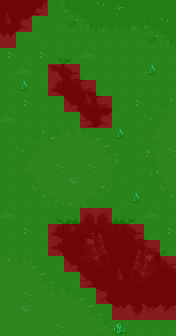

This game map was drawn from its Tiled (.tmx) file and the tilesets committed beside it. A one-line description and the full map source follow:
An orthogonal 11x21 tile map with 16x16 px tiles, 6 tile layers (Tile Layer 4, Tile Layer 5, Tile Layer 6, Tile Layer 7, ...), 2 hidden layers not drawn.

<map version="1.5" tiledversion="2021.02.15" orientation="orthogonal" renderorder="left-down" width="11" height="21" tilewidth="16" tileheight="16" infinite="0" nextlayerid="15" nextobjectid="1">
 <tileset firstgid="1" source="../world_tiles/tileset.tsx" />
 <layer id="10" name="Tile Layer 4" width="11" height="21">
  <data encoding="csv">
3942,4241,4242,3721,3721,3721,3721,3721,3721,3721,3721,
4340,4341,4342,3721,3721,3721,3721,3721,3721,3721,3721,
4440,4441,4442,3522,3522,3522,3721,3721,3721,3721,3721,
3721,3721,3721,3622,3341,3721,3721,3721,3721,3721,3721,
3721,3721,3721,3722,3441,3442,3721,3721,3721,3721,3721,
3721,3721,3821,3822,3541,3542,3442,3721,3721,3721,3721,
3721,3721,3721,4122,4123,3541,3542,3721,3721,3721,3721,
3721,3721,3721,3721,4223,4224,4341,4342,3721,3721,3721,
3721,3721,3721,3721,3721,4324,4441,4442,3721,3721,3721,
3721,3721,3721,3721,3721,3721,3721,3721,3721,3721,3721,
3721,3721,3721,3721,3721,3721,3721,3721,3721,3721,3721,
3721,3721,3721,3721,3721,3721,3721,3721,3721,3721,3721,
3721,3721,3721,3721,3721,3721,3721,3721,3721,3721,3721,
3721,3721,3721,3325,3326,3327,3339,3340,3341,3721,3721,
3721,3721,3721,3822,3426,3427,3439,3440,3441,3442,3721,
3721,3721,3721,3922,4023,3924,3539,3540,3541,3542,3543,
3721,3721,3721,4122,4123,3924,3924,3924,3924,3924,3643,
3721,3721,3721,3721,3721,4224,4225,3924,3924,3924,3743,
3721,3721,3721,3721,3721,4324,4325,4326,4327,4328,4329,
3721,3721,3721,3721,3721,3721,4425,4426,4427,4428,4429,
3721,3721,3721,3721,3721,3721,3721,3721,3721,3721,3721
</data>
 </layer>
 <layer id="11" name="Tile Layer 5" width="11" height="21">
  <data encoding="csv">
2973,0,0,0,0,0,0,0,0,0,0,
3073,0,0,0,0,0,0,0,0,0,0,
0,0,0,0,0,0,0,0,0,0,0,
0,0,0,0,0,0,0,0,0,0,0,
0,0,0,0,0,0,0,0,0,0,0,
0,0,0,0,0,2973,0,0,0,0,0,
0,0,0,0,0,3073,0,0,0,0,0,
0,0,0,0,0,0,0,0,0,0,0,
0,0,0,0,0,0,0,0,0,0,0,
0,0,0,0,0,0,0,0,0,0,0,
0,0,0,0,0,0,0,0,0,0,0,
0,0,0,0,0,0,0,0,0,0,0,
0,0,0,0,0,0,0,0,0,0,0,
0,0,0,0,2973,0,0,0,0,0,0,
0,0,0,0,3073,2470,2471,0,0,0,0,
0,0,0,0,0,2570,2571,0,2870,2871,0,
0,0,0,0,0,2670,2671,2973,2970,2971,0,
0,0,0,0,0,0,0,3073,3070,3071,0,
0,0,0,0,0,0,0,0,0,0,0,
0,0,0,0,0,0,0,0,0,0,0,
0,0,0,0,0,0,0,0,0,0,0
</data>
 </layer>
 <layer id="12" name="Tile Layer 6" width="11" height="21">
  <data encoding="csv">
0,0,0,2011,2012,2013,2014,2015,2016,1816,1816,
0,0,0,2111,2112,2113,2114,2115,2116,2012,2013,
0,0,0,0,0,0,0,0,0,2112,2113,
0,0,0,0,0,0,0,0,0,0,0,
0,0,0,0,0,0,0,0,0,0,0,
0,0,0,0,0,0,0,0,0,0,0,
0,0,0,0,0,0,0,0,0,1501,1502,
0,0,0,0,0,0,0,0,0,1601,1602,
0,1501,1502,1503,1506,1507,1508,1509,0,1701,1702,
0,1601,1602,1603,1606,1607,1608,1609,0,1801,1802,
0,1701,1702,1703,1705,1907,1908,1909,0,1901,1902,
0,2001,2002,2003,2006,2007,2008,2009,0,2001,2002,
0,2101,2102,2103,2106,2107,2108,2109,0,2101,2102,
0,0,0,0,0,0,0,0,0,0,0,
0,0,0,0,0,0,0,0,0,0,0,
0,0,0,0,0,0,0,0,0,0,0,
1504,1505,1508,1509,0,0,0,0,0,0,0,
1604,1605,1608,1609,0,0,0,0,0,0,0,
1703,1703,1703,1506,1507,1508,1509,0,0,0,0,
1703,1703,1703,1606,1607,1608,1609,0,0,0,0,
1703,1703,1703,1706,1707,1708,1709,0,0,0,0
</data>
 </layer>
 <layer id="13" name="Tile Layer 7" width="11" height="21">
  <data encoding="csv">
0,0,0,0,0,0,4910,5014,0,0,0,
0,0,0,0,0,0,0,0,0,0,4910,
0,0,0,0,0,0,0,0,0,0,0,
4304,0,4304,0,0,4505,0,0,0,0,0,
0,4505,0,0,0,0,0,0,0,4505,0,
0,0,0,0,0,0,0,0,0,0,0,
0,4304,0,0,0,0,0,0,4304,0,0,
4505,0,0,0,0,0,0,0,0,0,0,
0,0,0,0,0,0,0,0,0,0,0,
0,0,0,0,0,0,0,0,0,0,4213,
0,0,0,4213,0,4213,0,0,0,0,0,
0,0,0,0,4117,0,0,0,0,0,0,
0,0,0,0,0,0,0,0,0,0,0,
4505,0,0,0,0,0,0,0,0,4505,0,
0,4304,0,0,0,0,0,0,0,0,4304,
0,0,0,0,0,0,0,0,0,0,0,
0,0,0,0,0,0,0,0,0,0,0,
0,0,0,0,0,0,0,0,0,0,0,
0,4213,0,0,0,0,0,0,0,0,0,
0,4117,0,0,0,0,0,0,0,0,0,
0,0,0,4213,0,0,0,0,0,0,0
</data>
 </layer>
 <layer id="14" name="Tile Layer 8" width="11" height="21">
  <data encoding="csv">
0,0,0,0,0,0,0,0,0,0,0,
0,0,0,0,0,0,0,0,0,0,0,
0,0,0,0,0,0,0,0,0,0,0,
0,0,0,0,0,0,0,0,0,0,0,
0,0,0,0,0,0,0,0,0,3467,0,
0,3467,0,0,0,0,0,0,0,0,0,
0,0,0,0,0,0,0,0,0,0,0,
0,0,0,0,0,0,0,0,0,0,0,
0,0,0,0,0,0,0,3467,0,0,0,
0,0,0,0,0,0,0,0,0,0,0,
0,0,0,0,0,0,0,0,0,0,0,
0,0,0,0,0,0,0,0,0,0,0,
0,0,0,0,0,0,0,0,3467,0,0,
0,0,0,0,0,0,0,0,0,0,0,
0,0,0,0,0,0,0,0,0,0,0,
0,0,0,0,0,0,0,0,0,0,0,
0,0,0,0,0,0,0,0,0,0,0,
0,0,0,0,0,0,0,0,0,0,0,
0,0,0,0,0,0,0,0,0,0,0,
0,0,0,0,0,0,0,0,0,0,0,
0,0,0,0,0,0,0,3667,0,0,0
</data>
 </layer>
 <layer id="7" name="anim" width="11" height="21" visible="0">
  <data encoding="csv">
0,0,0,0,0,0,0,0,0,0,0,
0,0,0,0,0,0,0,0,0,0,0,
0,0,0,0,0,0,0,0,0,0,0,
0,0,0,0,0,0,0,15727,0,0,0,
0,0,0,0,0,0,0,0,0,0,0,
0,0,0,0,0,0,0,0,0,0,0,
0,0,0,0,0,0,0,0,0,0,0,
0,15727,0,0,0,0,0,0,0,0,0,
0,0,0,0,0,0,0,0,0,0,0,
0,0,0,0,0,0,0,0,0,0,0,
0,0,0,0,0,0,0,0,0,0,0,
0,0,0,0,0,0,0,0,0,0,0,
0,0,0,0,0,0,0,0,0,0,0,
0,0,0,0,0,0,0,0,0,0,0,
0,0,0,0,0,0,0,0,0,0,0,
0,0,0,0,0,0,0,0,0,0,0,
0,0,0,15727,0,0,0,0,0,0,0,
0,0,0,0,0,0,0,0,0,0,0,
0,0,0,0,0,0,0,0,0,0,0,
0,0,0,0,0,0,0,0,0,0,0,
0,0,0,0,0,0,0,0,0,0,0
</data>
 </layer>
 <layer id="8" name="characters" width="11" height="21" visible="0">
  <data encoding="csv">
0,0,0,0,0,0,0,0,0,0,0,
0,0,0,0,0,0,0,0,0,0,0,
0,0,0,0,0,15506,0,0,0,0,0,
0,0,0,0,0,0,0,0,0,0,0,
0,0,0,0,0,0,0,15707,0,0,0,
0,0,0,0,0,0,0,0,0,0,0,
0,0,0,0,0,0,0,0,0,0,0,
0,0,15707,0,0,0,0,0,15506,0,0,
0,0,0,0,0,0,0,0,0,0,0,
0,0,0,0,15506,0,0,0,0,0,0,
0,0,0,0,0,0,0,0,0,0,0,
0,0,0,0,0,0,15707,0,0,0,0,
0,0,0,0,0,0,0,0,0,0,0,
0,15506,0,0,0,0,0,0,0,0,0,
0,0,0,0,0,0,0,0,0,0,0,
0,0,0,0,0,0,0,0,0,0,0,
0,0,0,0,0,0,0,0,0,0,0,
0,0,0,0,0,0,0,0,0,0,0,
0,0,0,15707,0,0,0,0,0,0,0,
0,0,0,0,0,0,0,0,0,0,0,
0,0,0,0,0,0,0,0,0,0,0
</data>
 </layer>
 <layer id="9" name="walkable" width="11" height="21">
  <data encoding="csv">
15437,15437,15437,15537,15537,15537,15537,15537,15537,15537,15537,
15437,15437,15537,15537,15537,15537,15537,15537,15537,15537,15537,
15437,15537,15537,15537,15537,15537,15537,15537,15537,15537,15537,
15537,15537,15537,15537,15537,15537,15537,15537,15537,15537,15537,
15537,15537,15537,15437,15437,15537,15537,15537,15537,15537,15537,
15537,15537,15537,15437,15437,15437,15537,15537,15537,15537,15537,
15537,15537,15537,15537,15437,15437,15437,15537,15537,15537,15537,
15537,15537,15537,15537,15537,15437,15437,15537,15537,15537,15537,
15537,15537,15537,15537,15537,15537,15537,15537,15537,15537,15537,
15537,15537,15537,15537,15537,15537,15537,15537,15537,15537,15537,
15537,15537,15537,15537,15537,15537,15537,15537,15537,15537,15537,
15537,15537,15537,15537,15537,15537,15537,15537,15537,15537,15537,
15537,15537,15537,15537,15537,15537,15537,15537,15537,15537,15537,
15537,15537,15537,15537,15537,15437,15437,15537,15537,15537,15537,
15537,15537,15537,15437,15437,15437,15437,15437,15437,15537,15537,
15537,15537,15537,15437,15437,15437,15437,15437,15437,15437,15537,
15537,15537,15537,15537,15437,15437,15437,15437,15437,15437,15437,
15537,15537,15537,15537,15537,15437,15437,15437,15437,15437,15437,
15537,15537,15537,15537,15537,15537,15437,15437,15437,15437,15437,
15537,15537,15537,15537,15537,15537,15537,15437,15437,15437,15437,
15537,15537,15537,15537,15537,15537,15537,15537,15537,15537,15537
</data>
 </layer>
</map>
